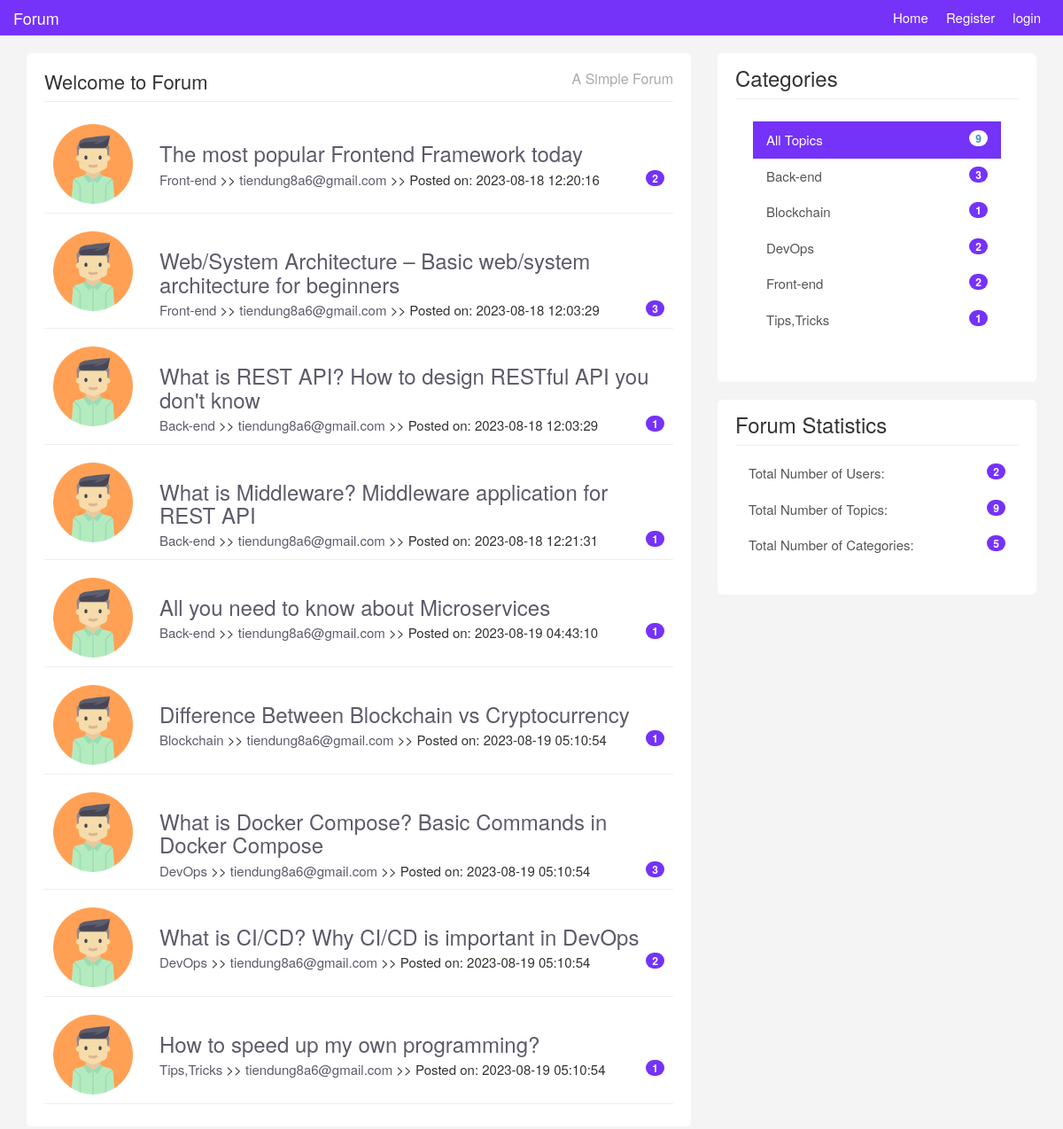
The page / on the database its author committed.
### tables this page shows
CREATE TABLE `topics` (
  `id` int(5) NOT NULL,
  `title` varchar(200) NOT NULL,
  `category` varchar(200) NOT NULL,
  `body` text NOT NULL,
  `user_name` varchar(200) NOT NULL,
  `user_image` varchar(200) NOT NULL,
  `created_at` timestamp NOT NULL DEFAULT current_timestamp()
);

CREATE TABLE `categories` (
  `id` int(5) NOT NULL,
  `name` varchar(200) NOT NULL,
  `created_at` timestamp NOT NULL DEFAULT current_timestamp()
);

### index.php (the view)
<?php require "includes/header.php"; ?>
<?php require "config/config.php"; ?>
<?php
$topics = $conn->query("SELECT topics.id AS id,
	topics.title AS title,
	topics.category AS category,
	topics.user_name AS user_name,
	topics.user_image AS user_image,
	topics.created_at AS created_at,
	COUNT(replies.topic_id) AS count_replies FROM topics LEFT JOIN replies ON topics.id = replies.topic_id GROUP BY (replies.topic_id);
	");
$topics->execute();
$allTopics = $topics->fetchAll(PDO::FETCH_OBJ)
?>
<div class="container">
	<div class="row">
		<div class="col-md-8">
			<div class="main-col">
				<div class="block">
					<h1 class="pull-left">Welcome to Forum</h1>
					<h4 class="pull-right">A Simple Forum</h4>
					<div class="clearfix"></div>
					<hr>
					<ul id="topics">
						<?php foreach ($allTopics as $topic) :  ?>
							<li class="topic">
								<div class="row">
									<div class="col-md-2">
										<img class="avatar pull-left" src="img/<?php echo $topic->user_image; ?>" />
									</div>
									<div class="col-md-10">
										<div class="topic-content pull-right">
											<h3><a href="topics/topic.php?id=<?php echo $topic->id; ?>"><?php echo $topic->title; ?></a></h3>
											<div class="topic-info">
												<a href="<?php echo APPURL; ?>/categories/show.php?name=<?php echo $topic->category; ?>"><?php echo $topic->category; ?></a> >>
												<a href="<?php echo APPURL; ?>/users/profile.php?name=<?php echo $topic->user_name; ?>">
													<?php echo $topic->user_name; ?></a>
												>> Posted on: <?php echo $topic->created_at; ?>
												<span class="color badge pull-right"><?php echo $topic->count_replies; ?></span>
											</div>
										</div>
									</div>
								</div>
							</li>
						<?php endforeach; ?>
					</ul>
				</div>
			</div>
		</div>
<?php require "includes/footer.php"; ?>

### includes/header.php (shortened to what this page needs)
<!DOCTYPE html>
<html lang="en">
<head>
    <link href="<?php echo APPURL; ?>/css/bootstrap.css" rel="stylesheet">
    <link href="<?php echo APPURL; ?>/css/custom.css" rel="stylesheet">
</head>
<body>
    <div class="navbar navbar-inverse navbar-fixed-top" role="navigation">
        <div class="container">
            <div class="navbar-header">
                <a class="navbar-brand" href="<?php echo APPURL; ?>">Forum</a>
            </div>
            <div class="collapse navbar-collapse">
                <ul class="nav navbar-nav navbar-right">
                    <li class="active"><a href="<?php echo APPURL; ?>">Home</a></li>
                    <?php if (isset($_SESSION['username'])) :  ?>
                        <li><a href="<?php echo APPURL; ?>/topics/create.php">Create Topic</a></li>
                        <li class="dropdown">
                            <a href="#" class="dropdown-toggle" data-toggle="dropdown" role="button" aria-haspopup="true" aria-expanded="false">
                                <?php echo $_SESSION['username'] ?>
                                <span class="caret"></span></a>
                            <ul class="dropdown-menu">
                                <li><a href="<?php echo APPURL; ?>/users/profile.php?name=<?php echo $_SESSION['username']; ?>">Public Profile</a></li>
                                <li><a href="<?php echo APPURL; ?>/users/edit-user.php?id=<?php echo $_SESSION['user_id']; ?>">Edit Profile</a></li>
                                <li><a href="<?php echo APPURL; ?>/auth/logout.php">Logout</a></li>
                            </ul>
                        </li>
                    <?php else : ?>
                        <li><a href="<?php echo APPURL; ?>/auth/register.php">Register</a></li>
                        <li><a href="<?php echo APPURL; ?>/auth/login.php">login</a></li>
                    <?php endif; ?>
                </ul>
            </div>
        </div>
    </div>

### includes/footer.php (shortened to what this page needs)
<?php
$topics = $conn->query("SELECT COUNT(*) AS all_topics FROM topics");
$topics->execute();
$allTopics = $topics->fetch(PDO::FETCH_OBJ);
$categories = $conn->query("SELECT categories.id AS id, categories.name AS name,
        COUNT(topics.category) AS count_category FROM categories LEFT JOIN topics ON
        categories.name = topics.category GROUP BY (topics.category);");
$categories->execute();
$allCategories = $categories->fetchAll(PDO::FETCH_OBJ);
$users = $conn->query(" SELECT COUNT(*) AS count_users FROM users");
$users->execute();
$allUsers = $users->fetch(PDO::FETCH_OBJ);
$topics = $conn->query(" SELECT COUNT(*) AS count_topics FROM topics");
$topics->execute();
$allTopics_count = $topics->fetch(PDO::FETCH_OBJ);
$categories_count = $conn->query(" SELECT COUNT(*) AS categories_count FROM categories");
$categories_count->execute();
$allCategories_count = $categories_count->fetch(PDO::FETCH_OBJ)
?>
<div class="col-md-4">
    <div class="sidebar">
        <div class="block">
            <h3>Categories</h3>
            <div class="list-group block ">
                <a href="#" class="list-group-item active">All Topics <span class="badge pull-right"><?php echo $allTopics->all_topics; ?></span></a>
                <?php foreach ($allCategories as $category) : ?>
                    <a href="<?php echo APPURL; ?>/categories/show.php?name=<?php echo $category->name; ?>" class="list-group-item"><?php echo $category->name; ?><span class="color badge pull-right"><?php echo $category->count_category; ?></span></a>
                <?php endforeach; ?>
            </div>
        </div>
        <div class="block" style="margin-top: 20px;">
            <h3 class="margin-top: 40px">Forum Statistics</h3>
            <div class="list-group">
                <a href="#" class="list-group-item">Total Number of Users:<span class="color badge pull-right"><?php echo $allUsers->count_users; ?></span></a>
                <a href="#" class="list-group-item">Total Number of Topics:<span class="color badge pull-right"><?php echo $allTopics_count->count_topics; ?></span></a>
                <a href="#" class="list-group-item">Total Number of Categories: <span class="color badge pull-right"><?php echo $allCategories_count->categories_count; ?></span></a>
            </div>
        </div>
    </div>
</div>
</div>
</div>
</body>
</html>

### css/custom.css (style rules this page uses)
body { padding-top: 60px; background:#f4f4f4; font-size:15px; }
a { color:#5c5b69; }
ul { padding:0; margin:0; list-style:none; }
hr { margin:10px 0 15px 0; }
h3 { margin-bottom:5px; }
.navbar { height:40px !important; background:#7532F9; border:0; margin-bottom:30px; }
.navbar-inverse .navbar-nav > li > a, .navbar-inverse .navbar-brand { color:#fff !important; }
.navbar a:hover,.navbar li.active a { background:none !important; }
.navbar-brand { padding:10px 0 0 0; color:#fff; }
.navbar-nav > li > a { padding:10px 10px 0 10px; }
.block { background:#fff; border-radius:5px; padding: 15px 20px; margin-bottom:20px; }
.main-col { overflow:auto; }
.main-col h1 { font-size:22px; margin:5px 0 0 0; padding:0; }
.main-col h4 { font-size:16px; margin:5px 0 0 0; padding:0; color:#aaa; }
.sidebar .block h3 { margin:0 0 10px 0; padding-bottom:10px; border-bottom:#eee solid 1px; }
.topic { border-bottom:#eee solid 1px; margin-bottom:10px; padding:10px; }
.topic-content { width:100%; }
img.avatar { width:100%; }
a.list-group-item.active, a.list-group-item.active:hover, a.list-group-item.active:focus { background:rgb(117, 50, 249); border-radius:0; }
.list-group-item { border:0 }
.color { background-color: rgb(117, 50, 249); color: white; }

### rows shown on the page
topics: user_image (picture), title "The most popular Frontend Framework today", category "Front-end", user_name "tiendung8a6@gmail.com", created_at "2023-08-18 12:20:16", count_replies "2"
topics: user_image (picture), title "Web/System Architecture – Basic web/system architecture for beginners", category "Front-end", user_name "tiendung8a6@gmail.com", created_at "2023-08-18 12:03:29", count_replies "3"
topics: user_image (picture), title "What is REST API? How to design RESTful API you don't know", category "Back-end", user_name "tiendung8a6@gmail.com", created_at "2023-08-18 12:03:29", count_replies "1"
topics: user_image (picture), title "What is Middleware? Middleware application for REST API", category "Back-end", user_name "tiendung8a6@gmail.com", created_at "2023-08-18 12:21:31", count_replies "1"
topics: user_image (picture), title "All you need to know about Microservices", category "Back-end", user_name "tiendung8a6@gmail.com", created_at "2023-08-19 04:43:10", count_replies "1"
topics: user_image (picture), title "Difference Between Blockchain vs Cryptocurrency", category "Blockchain", user_name "tiendung8a6@gmail.com", created_at "2023-08-19 05:10:54", count_replies "1"
topics: user_image (picture), title "What is Docker Compose? Basic Commands in Docker Compose", category "DevOps", user_name "tiendung8a6@gmail.com", created_at "2023-08-19 05:10:54", count_replies "3"
topics: user_image (picture), title "What is CI/CD? Why CI/CD is important in DevOps", category "DevOps", user_name "tiendung8a6@gmail.com", created_at "2023-08-19 05:10:54", count_replies "2"
topics: user_image (picture), title "How to speed up my own programming?", category "Tips,Tricks", user_name "tiendung8a6@gmail.com", created_at "2023-08-19 05:10:54", count_replies "1"
categories: name "Back-end", count_category "3"
categories: name "Blockchain", count_category "1"
categories: name "DevOps", count_category "2"
categories: name "Front-end", count_category "2"
categories: name "Tips,Tricks", count_category "1"

### other values the page prints
$allTopics->all_topics "9"
$allUsers->count_users "2"
$allTopics_count->count_topics "9"
$allCategories_count->categories_count "5"
